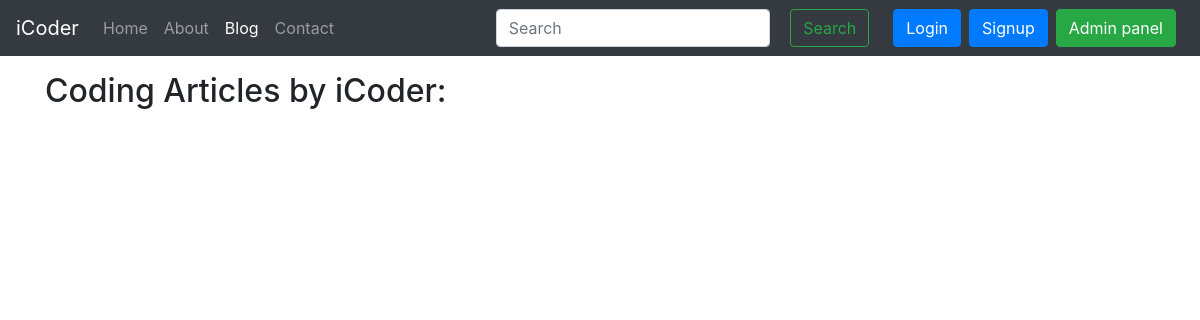
The page /blog/ on the database as committed earlier.
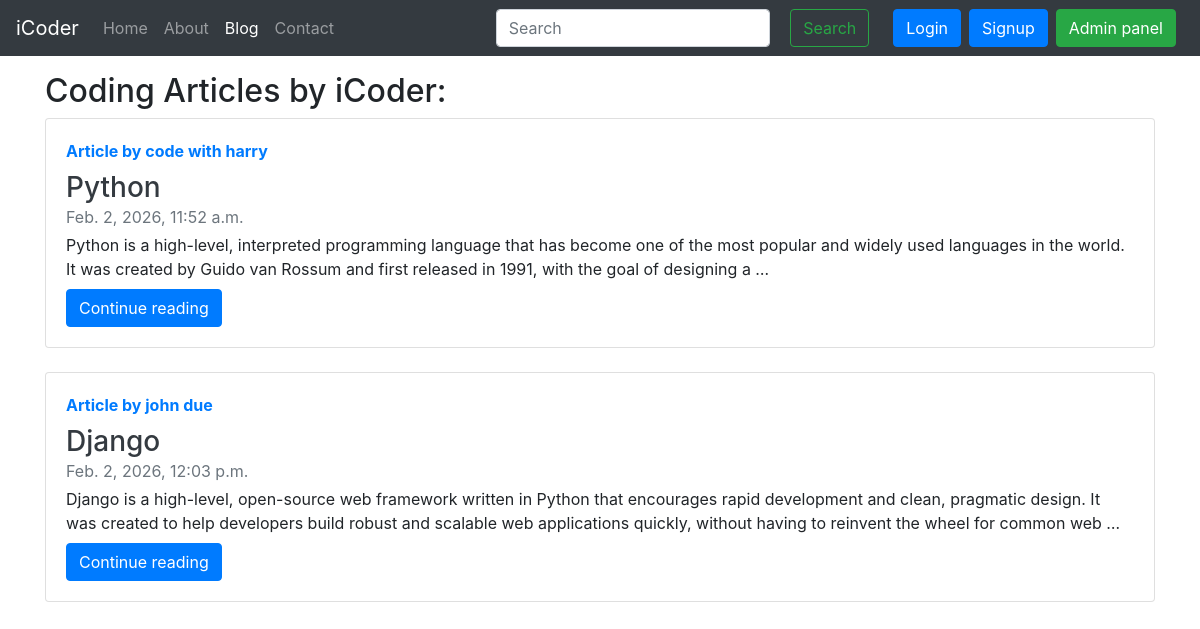
The same page on the database as committed later.
### blog/models.py (models this page shows)
class Post(models.Model):
    sno = models.AutoField(primary_key=True)
    title = models.CharField(max_length=266)
    content = models.TextField()
    author = models.CharField(max_length=15)
    slug = models.CharField(max_length=130)
    timestamp = models.DateTimeField(blank=True)

### blog/views.py (the view)
# urls.py: path('', views.blogHome, name="blogHome"),
def blogHome(request):
    posts = Post.objects.all()
    return render(request, "blog/blogHome.html", {'posts': posts})

### templates/blog/blogHome.html (shortened to what this page needs)
{% extends 'base.html' %}
{% block blogactive %} active {% endblock blogactive %}
{% block body %}
<div class="container my-3">
    <h2> Coding Articles by iCoder: </h2>
    <div class="row">
        {% for post in posts %}
        <div class="col-12 mb-4">
            <div class="card h-100">
                <div class="card-body">
                    <strong class="d-inline-block mb-2 text-primary">Article by {{post.author}}</strong>
                    <h3 class="card-title mb-0">
                        <a class="text-dark">{{ post.title }}</a>
                    </h3>
                    <div class="mb-1 text-muted">{{ post.timestamp }}</div>
                    <p class="card-text mb-auto">{{ post.content|truncatewords:"40" }}</p>
                    <a href="{% url 'blogPost' post.slug %}" class="btn btn-primary mt-2">Continue reading</a>
                </div>
            </div>
        </div>
        {% endfor %}
    </div>
</div>
{% endblock body %}

### templates/base.html (shortened to what this page needs)
<!doctype html>
<html lang="en">
  <head>
    <link rel="stylesheet" href="https://cdn.jsdelivr.net/npm/bootstrap@4.4.1/dist/css/bootstrap.min.css"
>
  </head>
  <body>
    <nav class="navbar navbar-expand-lg navbar-dark bg-dark">
      <a class="navbar-brand" href="/">iCoder</a>
      <div class="collapse navbar-collapse" id="navbarSupportedContent">
        <ul class="navbar-nav mr-auto">
          <li class="nav-item {% block homeactive %} {% endblock homeactive %}">
            <a class="nav-link" href="/">Home <span class="sr-only">(current)</span></a>
          </li>
          <li class="nav-item {% block aboutactive %} {% endblock aboutactive %}">
            <a class="nav-link" href="/about">About</a>
          </li>
          <li class="nav-item {% block blogactive %} {% endblock blogactive %}">
            <a class="nav-link" href="/blog">Blog</a>
          </li>
          <li class="nav-item {% block contactactive %} {% endblock contactactive %}">
            <a class="nav-link" href="/contact">Contact</a>
          </li>
        </ul>
        <div class="m1-auto form-inline">
        <form method="get" action="/search" class="my-2 my-lg-0 mx-3">
          <input class="form-control mr-sm-2" type="search" placeholder="Search" aria-label="Search" name="query" id="query">
          <button class="btn btn-outline-success m-2 my-sm-0" type="submit">Search</button>
        </form>
         {% if user.is_authenticated %}
          <ul class="navbar-nav mr-auto">
            <li class="nav-item dropdown">
              <a class="nav-link dropdown-toggle" href="#" id="navabrDropdown" role="button" data-toggle="dropdown" aria-haspopup="true" aria-expanded="false">
                Welcome {{request.user}}
              </a>
              <div class="dropdown-menu" aria-labelledby="navbarDropdown">
                <a class="dropdown-item" href="logout/">Logout</a>
              </div>
            </li>
          </ul>
        {% else %}
          <button type="button" class="btn btn-primary mr-2" data-toggle="modal" data-target="#loginmodal">Login</button>
          <button type="button" class="btn btn-primary mr-2" data-toggle="modal" data-target="#signupmodel">Signup</button>
          <a href="admin/" role="button" target="_blank" class="btn btn-success mr-2 my-sm-0">Admin panel</a>
        {% endif %}
      </div>
    </nav>
    {% block body %}{% endblock body %}
  </body>
</html>

Rows that differ between the two databases and show on the page:
added Post: author "code with harry", title "Python", timestamp "Feb. 2, 2026, 11:52 a.m.", content "Python is a high-level, interpreted programming language that has become one of the most popular and widely used languages in the world. It was created by Guido van Rossum and first released in 1991, with the goal of designing a …"
added Post: author "john due", title "Django", timestamp "Feb. 2, 2026, 12:03 p.m.", content "Django is a high-level, open-source web framework written in Python that encourages rapid development and clean, pragmatic design. It was created to help developers build robust and scalable web applications quickly, without having to reinvent the wheel for common web …"
